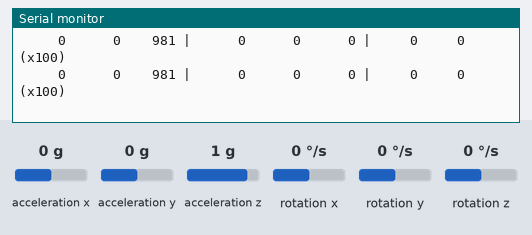
Bench run of a sketch on a simulated Arduino Uno, built with avr-gcc and run on an emulated ATmega328P. On the bench: the last lines printed to the serial monitor. Wiring (inferred from the names in the program): MPU-6050 motion sensor at I2C address 0x68. The inputs (shaded band) are chosen by the test bench; at power-on: acceleration x 0 g, acceleration y 0 g, acceleration z 1 g, rotation x 0 °/s, rotation y 0 °/s, rotation z 0 °/s.

Above: at 1.2 s.
1.3 s: acceleration x set to -1.4 g
At 1.8 s:
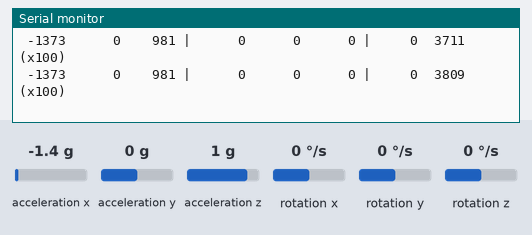
2.8 s: acceleration y set to -1.4 g
At 3.7 s:
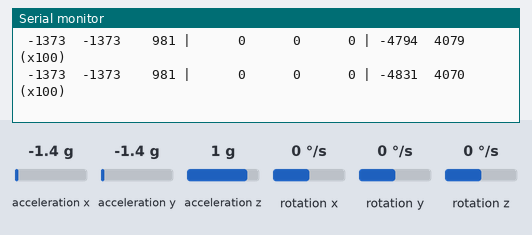
4.3 s: acceleration z set to -1.4 g
At 4.9 s:
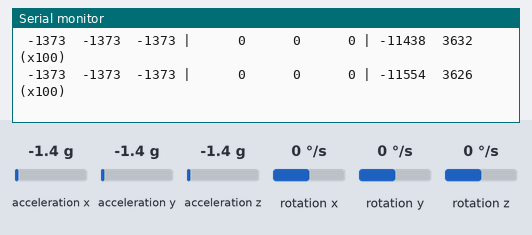
5.8 s: rotation x set to -192 °/s
At 6.3 s:
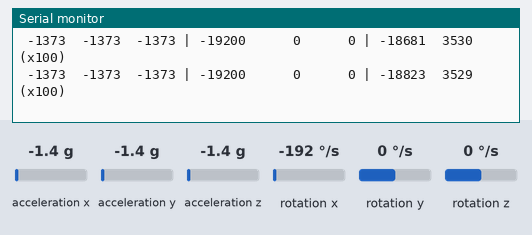
7.3 s: rotation y set to -192 °/s
At 7.9 s:
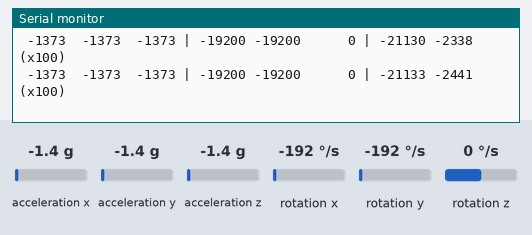
8.8 s: rotation z set to -192 °/s
At 9.5 s:
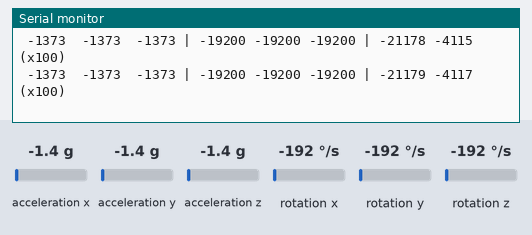

The sketch:

imu_check.ino
```cpp
// Bring-up step 2: does the MPU6050 answer, and are the axes what we think?
// Prints accel [m/s^2], gyro [deg/s] and the filtered roll/pitch [deg].
// Expected when flat and still: az ~ +9.8, gyro ~ 0 (+- bias), roll/pitch ~ 0.
// Tilt "nose down" -> pitch positive -> the platform will move +x.
#include <Wire.h>

static const uint8_t ADDR = 0x68;  // 0x69 if AD0 is tied high

static void wr(uint8_t reg, uint8_t v) {
  Wire.beginTransmission(ADDR); Wire.write(reg); Wire.write(v); Wire.endTransmission(true);
}

void setup() {
  Serial.begin(115200);
  Wire.begin();
  Wire.beginTransmission(ADDR);
  if (Wire.endTransmission(true) != 0) {
    Serial.println(F("MPU6050 NOT FOUND - check VCC/GND/SDA(A4)/SCL(A5) and AD0"));
    while (true) {}
  }
  wr(0x6B, 0x01); wr(0x1A, 0x03); wr(0x1B, 0x00); wr(0x1C, 0x00);
  Serial.println(F("ax ay az [m/s2] | gx gy gz [deg/s] | roll pitch [deg]"));
}

float roll = 0, pitch = 0;
unsigned long last = 0;

void loop() {
  Wire.beginTransmission(ADDR); Wire.write(0x3B); Wire.endTransmission(false);
  Wire.requestFrom(ADDR, (uint8_t)14, (uint8_t)true);
  int16_t v[7];
  for (int i = 0; i < 7; ++i) v[i] = (Wire.read() << 8) | Wire.read();
  const float ax = v[0] / 16384.0 * 9.81, ay = v[1] / 16384.0 * 9.81, az = v[2] / 16384.0 * 9.81;
  const float gx = v[4] / 131.0, gy = v[5] / 131.0, gz = v[6] / 131.0;
  const unsigned long now = millis();
  const float dt = last ? (now - last) * 1e-3 : 0.01;
  last = now;
  const float a = 0.4 / (0.4 + dt);  // complementary filter, tau = 0.4 s
  roll = a * (roll + gx * dt) + (1 - a) * degrees(atan2(ay, az));
  pitch = a * (pitch + gy * dt) + (1 - a) * degrees(atan2(-ax, sqrt(ay * ay + az * az)));
  char buf[96];
  snprintf(buf, sizeof(buf), "%6d %6d %6d | %6d %6d %6d | %5d %5d (x100)",
           (int)(ax * 100), (int)(ay * 100), (int)(az * 100), (int)(gx * 100), (int)(gy * 100),
           (int)(gz * 100), (int)(roll * 100), (int)(pitch * 100));
  Serial.println(buf);
  delay(20);
}
```

Measured:
- after the input at 1.3 s, the serial monitor: prints a new line at once (image 1)
